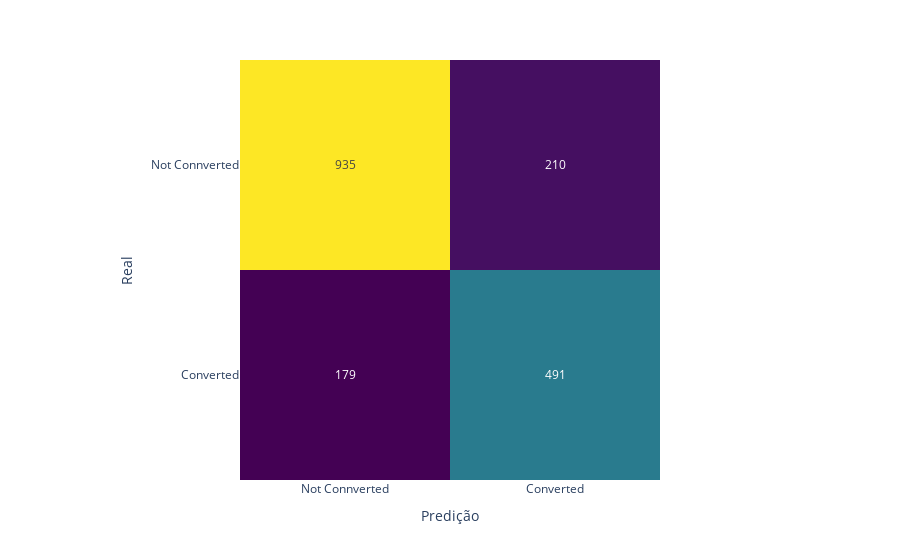

The code cell stored with this chart in its notebook:
### Code cell
conf_matrix = confusion_matrix(y_test, y_pred)
fig = px.imshow(conf_matrix,
                labels=dict(x='Predição', y='Real', color='Contagem'),
                x=['Not Connverted', 'Converted'],
                y=['Not Connverted', 'Converted'],
                color_continuous_scale='Viridis'
                )

fig.update_traces(text=conf_matrix, texttemplate="%{z}")
fig.update_layout(coloraxis_showscale=False)
fig.show()

### Figure 1 — Plotly figure (JSON) as saved in the notebook; plotly's stock layout.template omitted (floating-point values rounded to 4 significant figures)
{"data": [{"coloraxis": "coloraxis", "hovertemplate": "Predição: %{x}<br>Real: %{y}<br>Contagem: %{z}<extra></extra>", "name": "0", "text": [[935, 210], [179, 491]], "texttemplate": "%{z}", "type": "heatmap", "x": ["Not Connverted", "Converted"], "xaxis": "x", "y": ["Not Connverted", "Converted"], "yaxis": "y", "z": [[935, 210], [179, 491]]}], "layout": {"coloraxis": {"colorbar": {"title": {"text": "Contagem"}}, "colorscale": [[0, "#440154"], [0.1111, "#482878"], [0.2222, "#3e4989"], [0.3333, "#31688e"], [0.4444, "#26828e"], [0.5556, "#1f9e89"], [0.6667, "#35b779"], [0.7778, "#6ece58"], [0.8889, "#b5de2b"], [1, "#fde725"]], "showscale": false}, "margin": {"t": 60}, "xaxis": {"anchor": "y", "constrain": "domain", "domain": [0, 1], "scaleanchor": "y", "title": {"text": "Predição"}}, "yaxis": {"anchor": "x", "autorange": "reversed", "constrain": "domain", "domain": [0, 1], "title": {"text": "Real"}}}}
